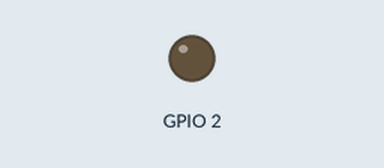
Bench run of a sketch on a simulated ESP8266 (NodeMCU). On the bench: output pins drawn as LEDs (lit = HIGH). WiFi joins after 1.5 s; servers stay silent unless stated; uploads are accepted with an empty reply; what the sketch prints to the serial monitor is not drawn.

Above: at 6.0 s.
At 9.6 s:
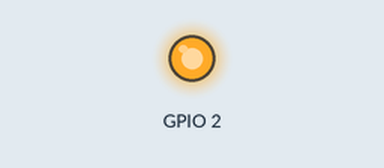
Timing chart, 0 to 12.9 s (numbered marks = the images above):
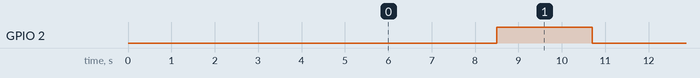

Measured:
- by itself, GPIO 2: alternates HIGH for 2.2 s and LOW for 5.0 s

The sketch:

esp8266connect.ino
```cpp
// (licence header left out)
#include <ESP8266WiFi.h>
#include <WiFiClient.h>
#include <ESP8266WebServer.h>
#include <ESP8266HTTPClient.h>

/* Set these to your desired credentials. */
const char *ssid = "rajeshsms";  //ENTER YOUR WIFI SETTINGS
const char *password = "rajeshrj";

//Web/Server address to read/write from
const char *host = "192.168.43.217";   //https://circuits4you.com website or IP address of server

//=======================================================================
//                    Power on setup
//=======================================================================

void setup() {
  pinMode(LED_BUILTIN, OUTPUT);     // Initialize the LED_BUILTIN pin as an output
  delay(1000);
  Serial.begin(115200);
  WiFi.mode(WIFI_OFF);        //Prevents reconnection issue (taking too long to connect)
  delay(1000);
  WiFi.mode(WIFI_STA);        //This line hides the viewing of ESP as wifi hotspot

  WiFi.begin(ssid, password);     //Connect to your WiFi router
  Serial.println("");

  Serial.print("Connecting");
  // Wait for connection
  while (WiFi.status() != WL_CONNECTED) {
    delay(500);
    Serial.print(".");
  }

  //If connection successful show IP address in serial monitor
  Serial.println("");
  Serial.print("Connected to ");
  Serial.println(ssid);
  Serial.print("IP address: ");
  Serial.println(WiFi.localIP());  //IP address assigned to your ESP
}

//=======================================================================
//                    Main Program Loop
//=======================================================================
void loop() {
  HTTPClient http;    //Declare object of class HTTPClient

  String ON, OFF, postData;
  OFF = "OFF";
  ON = "on";
  digitalWrite(LED_BUILTIN, LOW);
  delay(5000);
    //Read Analog value of LDR
  ON = "on";   //String to interger conversion
  Serial.println(ON);
  digitalWrite(LED_BUILTIN, HIGH);
  delay(2000);
  Serial.println(OFF);


  //Post Data
  postData = "status=" + ON + "&station=" + OFF ;

  http.begin("http://192.168.43.217/postdemo.php");              //Specify request destination
  http.addHeader("Content-Type", "application/x-www-form-urlencoded");    //Specify content-type header

  int httpCode = http.POST(postData);   //Send the request
  String payload = http.getString();    //Get the response payload

  Serial.println(httpCode);   //Print HTTP return code
  Serial.println(payload);    //Print request response payload

  http.end();  //Close connection

  //delay(5000);  //Post Data at every 5 seconds
}
//=======================================================================
```
